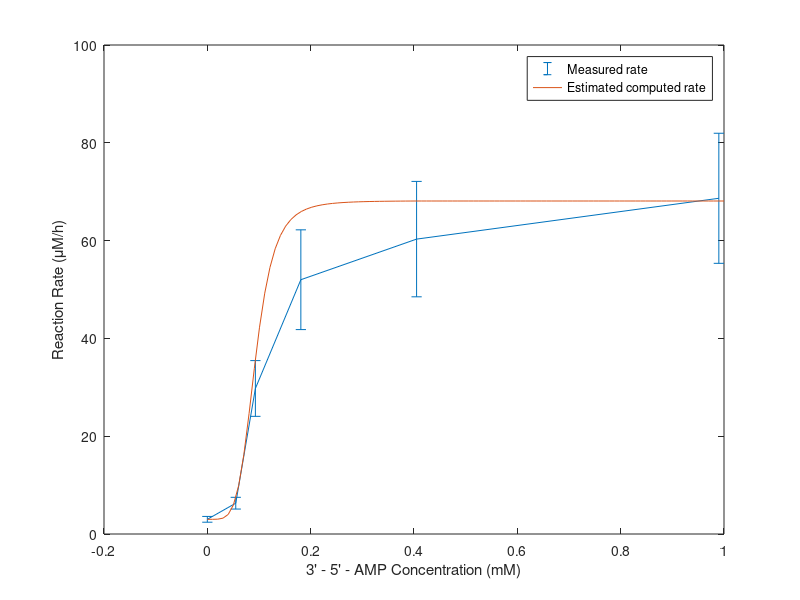

MATLAB code to generate this figure:
%% Experimental dataset for PFK activity
data = dlmread('Data-3-5-AMP.txt');

AMP_conc = data(1:end, 1);
overall_rate = data(1:end, 2);
confidence = data(1:end, 3);

%% plot(AMP_conc, overall_rate);
errorbar(AMP_conc, overall_rate, confidence);
xlabel('3'' - 5'' - AMP Concentration (mM)')
ylabel('Reaction Rate (\muM/h)')
hold on

%% Solve for computational overall rate
w1 = 0.0451;
w2 = 47.298;
AMP_conc = linspace(0,1);
r = 69.5798;
n = 5;
K = 0.2;


total_r = zeros(1, 100);
f = zeros(1, 100);

for i = 1:100
    f(i) = AMP_conc(i)^n / (K^n + AMP_conc(i)^n);
    total_r(i) = r * (w1 + w2 * f(i)) / (1 + w1 + w2*f(i));
    
    % Reached 3'-5'-AMP concentration for max reaction rate, no changes in
    % reaction rate occurs at higher 3'-5'-AMP concentrations
    if AMP_conc(i) >= 0.405
        total_r(i) = total_r(i-1);
    end
end

plot(AMP_conc, total_r)
legend('Measured rate', 'Estimated computed rate')